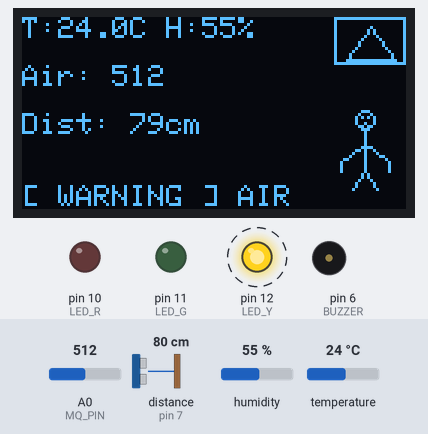
This sketch was run on a simulated Arduino Uno, built with avr-gcc and run on an emulated ATmega328P. Shown: 128×64 one-colour display, output pins drawn as LEDs (lit = HIGH), buzzer (waves = sounding, pin HIGH). Wiring (inferred from the names in the program): ultrasonic range finder: trigger pin 8; echo pin 7. Dashed ring = blinking. The inputs (shaded band) are chosen by the test bench; at power-on: distance to the obstacle (sensor on pin 7) 80 cm, A0 (MQ_PIN) = 512, humidity 55 %, temperature 24 °C. The echo pulse lasts 58.3 µs per cm; pins used as bus, display or sensor lines are not drawn.

Above: at 1.28 s.
1.3 s: distance to the obstacle (sensor on pin 7) set to 34 cm
At 1.91 s:
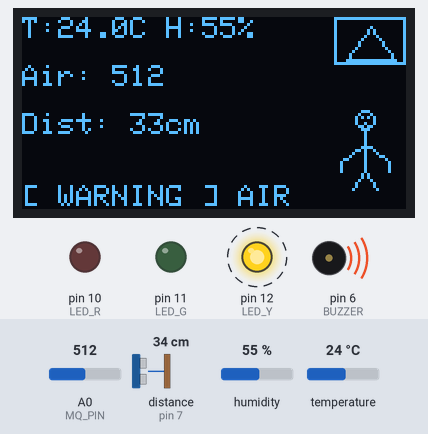
2.8 s: distance to the obstacle (sensor on pin 7) set to 28 cm
At 4.38 s:
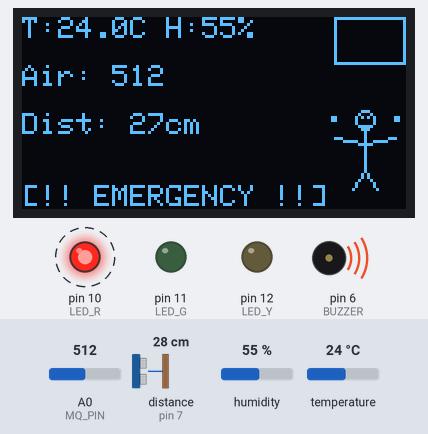
5.2 s: A0 (MQ_PIN) set to 97
At 6.59 s:
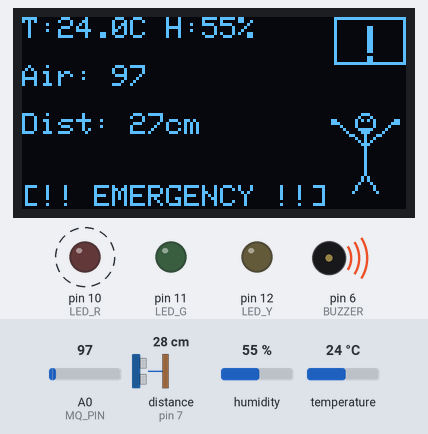
6.8 s: A0 (MQ_PIN) set to 80
At 7.14 s:
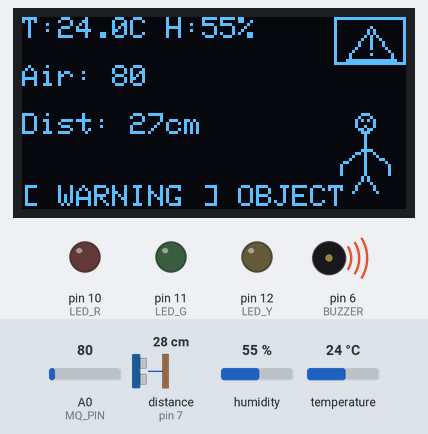
8.8 s: distance to the obstacle (sensor on pin 7) set to 35 cm
At 9.27 s:
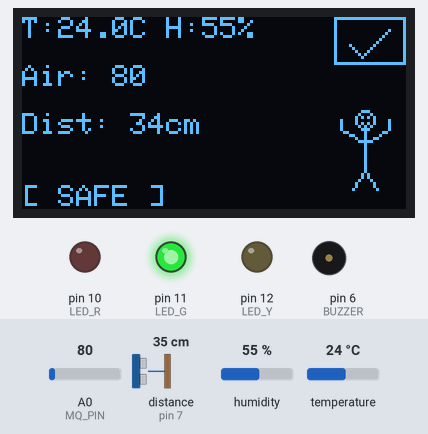
11.2 s: A0 (MQ_PIN) set to 306
At 11.4 s:
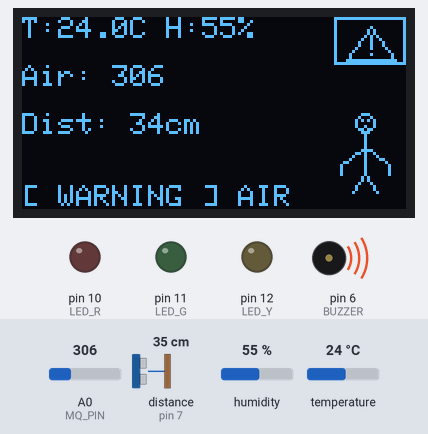
Timing chart, 0 to 13.9 s (numbered marks = the images above; inputs shaded):
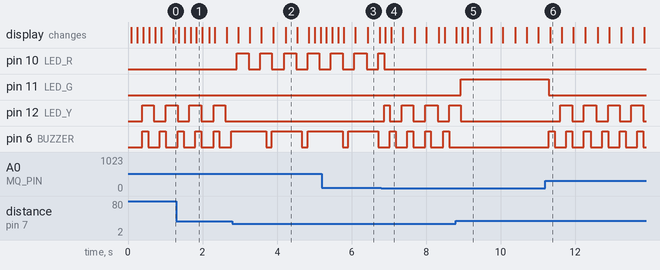

The sketch:

arduino-safety-monitor.ino
```cpp
/*
  Arduino-Safety-Monitor

  Behavior:
  - AIR >= 90        -> Yellow LED flashes + buzzer beeps
  - DIST < 30cm      -> Yellow LED flashes + buzzer beeps
  - BOTH triggered   -> Red LED flashes + long buzz

  OLED:
  - Top-right STATUS BOX (check / warning triangle / emergency !)
  - Stick figure (moved higher) with BOTH hands + visible thumbs:
      SAFE:   smiling face + BOTH thumbs UP (small bob animation)
      WARNING: frown face + BOTH thumbs DOWN (small bob animation)
      EMERGENCY: angry face + both hands "up" (panic) + visible thumbs (big)
*/

#include <Wire.h>
#include <Adafruit_GFX.h>
#include <Adafruit_SSD1306.h>
#include <DHT.h>

// ---------------- PINS ----------------
#define DHTPIN 5
#define DHTTYPE DHT11

const int LED_R = 10;
const int LED_G = 11;
const int LED_Y = 12;

const int BUZZER = 6;

const int TRIG_PIN = 8;
const int ECHO_PIN = 7;

const int MQ_PIN = A0;

// ---------------- THRESHOLDS ----------------
const int AIR_WARN_TH  = 90;
const int PROX_WARN_CM = 30;

// ---------------- OLED ----------------
#define SCREEN_WIDTH 128
#define SCREEN_HEIGHT 64
#define OLED_RESET -1

Adafruit_SSD1306 display(SCREEN_WIDTH, SCREEN_HEIGHT, &Wire, OLED_RESET);
DHT dht(DHTPIN, DHTTYPE);

// ---------------- STATES ----------------
enum State { SAFE, WARN_AIR, WARN_PROX, EMERGENCY };
State state = SAFE;

// ---------------- TIMING ----------------
unsigned long lastBeepMs  = 0;
bool beepOn = false;

unsigned long lastFlashMs = 0;
bool flashOn = false;

unsigned long lastAnimMs  = 0;
bool animFlip = false;

// ---------------- HELPERS ----------------
long readDistanceCM() {
  digitalWrite(TRIG_PIN, LOW);
  delayMicroseconds(2);
  digitalWrite(TRIG_PIN, HIGH);
  delayMicroseconds(10);
  digitalWrite(TRIG_PIN, LOW);

  unsigned long duration = pulseIn(ECHO_PIN, HIGH, 30000UL);
  if (duration == 0) return -1;
  return (long)(duration * 0.0343f / 2.0f);
}

bool readDHT(float &temp, float &hum) {
  for (int i = 0; i < 3; i++) {
    hum  = dht.readHumidity();
    temp = dht.readTemperature();
    if (!isnan(hum) && !isnan(temp)) return true;
    delay(250);
  }
  return false;
}

void updateFlash(unsigned long intervalMs) {
  if (millis() - lastFlashMs >= intervalMs) {
    flashOn = !flashOn;
    lastFlashMs = millis();
  }
}

void updateAnim(unsigned long intervalMs) {
  if (millis() - lastAnimMs >= intervalMs) {
    animFlip = !animFlip;
    lastAnimMs = millis();
  }
}

void buzzerOff() {
  digitalWrite(BUZZER, LOW);
  beepOn = false;
}

void buzzerPattern(unsigned long onMs, unsigned long offMs) {
  unsigned long waitMs = beepOn ? onMs : offMs;
  if (millis() - lastBeepMs >= waitMs) {
    beepOn = !beepOn;
    digitalWrite(BUZZER, beepOn ? HIGH : LOW);
    lastBeepMs = millis();
  }
}

// ---------------- STATUS BOX (TOP-RIGHT) ----------------
void drawStatusBox() {
  int x = 104, y = 0;
  display.drawRect(x, y, 24, 16, SSD1306_WHITE);

  if (state == SAFE) {
    display.drawLine(x + 5, y + 9,  x + 9,  y + 13, SSD1306_WHITE);
    display.drawLine(x + 9, y + 13, x + 18, y + 4,  SSD1306_WHITE);
  }
  else if (state == WARN_AIR || state == WARN_PROX) {
    display.drawTriangle(x + 12, y + 3, x + 4, y + 14, x + 20, y + 14, SSD1306_WHITE);
    if (animFlip) {
      display.drawLine(x + 12, y + 6, x + 12, y + 10, SSD1306_WHITE);
      display.drawPixel(x + 12, y + 12, SSD1306_WHITE);
    }
  }
  else {
    if (animFlip) {
      display.fillRect(x + 11, y + 3, 2, 9, SSD1306_WHITE);
      display.fillRect(x + 11, y + 13, 2, 2, SSD1306_WHITE);
    }
  }
}

// ---------------- CHARACTER (MOVED HIGHER + FACE EMOTIONS + BOTH THUMBS) ----------------
void drawCharacter() {
  // moved higher so it doesn't touch bottom status text too much
  int baseX = 114;
  int baseY = 46 + (animFlip ? 1 : 0); // gentle bob

  // head
  int headX = baseX;
  int headY = baseY - 12;
  display.drawCircle(headX, headY, 3, SSD1306_WHITE);

  // eyes
  display.drawPixel(headX - 1, headY - 1, SSD1306_WHITE);
  display.drawPixel(headX + 1, headY - 1, SSD1306_WHITE);

  // mouth (smile/frown/angry)
  if (state == SAFE) {
    // smile
    display.drawPixel(headX - 1, headY + 1, SSD1306_WHITE);
    display.drawPixel(headX,     headY + 2, SSD1306_WHITE);
    display.drawPixel(headX + 1, headY + 1, SSD1306_WHITE);
  } else if (state == WARN_AIR || state == WARN_PROX) {
    // frown
    display.drawPixel(headX - 1, headY + 2, SSD1306_WHITE);
    display.drawPixel(headX,     headY + 1, SSD1306_WHITE);
    display.drawPixel(headX + 1, headY + 2, SSD1306_WHITE);
  } else {
    // angry mouth (flat) + eyebrows
    display.drawLine(headX - 1, headY + 2, headX + 1, headY + 2, SSD1306_WHITE);
    display.drawLine(headX - 2, headY - 2, headX - 1, headY - 3, SSD1306_WHITE);
    display.drawLine(headX + 2, headY - 2, headX + 1, headY - 3, SSD1306_WHITE);
  }

  // body
  display.drawLine(baseX, baseY - 8, baseX, baseY + 5, SSD1306_WHITE);

  // legs
  display.drawLine(baseX, baseY + 5, baseX - 4, baseY + 11, SSD1306_WHITE);
  display.drawLine(baseX, baseY + 5, baseX + 4, baseY + 11, SSD1306_WHITE);

  // arms + thumbs
  if (state == SAFE) {
    // BOTH thumbs UP
    // left arm up
    display.drawLine(baseX, baseY - 4, baseX - 8, baseY - 9, SSD1306_WHITE);
    display.drawLine(baseX - 8, baseY - 9, baseX - 8, baseY - 12, SSD1306_WHITE); // thumb up
    // right arm up
    display.drawLine(baseX, baseY - 4, baseX + 8, baseY - 9, SSD1306_WHITE);
    display.drawLine(baseX + 8, baseY - 9, baseX + 8, baseY - 12, SSD1306_WHITE); // thumb up
  }
  else if (state == WARN_AIR || state == WARN_PROX) {
    // BOTH thumbs DOWN
    // left arm down
    display.drawLine(baseX, baseY - 4, baseX - 8, baseY + 2, SSD1306_WHITE);
    display.drawLine(baseX - 8, baseY + 2, baseX - 8, baseY + 5, SSD1306_WHITE); // thumb down
    // right arm down
    display.drawLine(baseX, baseY - 4, baseX + 8, baseY + 2, SSD1306_WHITE);
    display.drawLine(baseX + 8, baseY + 2, baseX + 8, baseY + 5, SSD1306_WHITE); // thumb down
  }
  else {
    // EMERGENCY: both hands up waving (alternating) + big thumbs visible
    if (animFlip) {
      // arms high
      display.drawLine(baseX, baseY - 4, baseX - 9, baseY - 12, SSD1306_WHITE);
      display.drawLine(baseX, baseY - 4, baseX + 9, baseY - 12, SSD1306_WHITE);
    } else {
      // arms out
      display.drawLine(baseX, baseY - 4, baseX - 10, baseY - 6, SSD1306_WHITE);
      display.drawLine(baseX, baseY - 4, baseX + 10, baseY - 6, SSD1306_WHITE);
    }
    // bigger thumbs (little blocks)
    display.fillRect(baseX - 11, baseY - 13, 2, 2, SSD1306_WHITE);
    display.fillRect(baseX + 10, baseY - 13, 2, 2, SSD1306_WHITE);
  }
}

// ---------------- OLED ----------------
void drawOLED(float t, float h, int air, long dist, bool dhtOk) {
  display.clearDisplay();
  display.setTextSize(1);
  display.setTextColor(SSD1306_WHITE);

  drawStatusBox();
  drawCharacter();

  display.setCursor(0, 0);
  if (dhtOk) {
    display.print("T:"); display.print(t, 1); display.print("C ");
    display.print("H:"); display.print(h, 0); display.print("%");
  } else {
    display.print("DHT ERROR");
  }

  display.setCursor(0, 16);
  display.print("Air: "); display.print(air);

  display.setCursor(0, 32);
  display.print("Dist: ");
  if (dist < 0) display.print("N/A");
  else { display.print(dist); display.print("cm"); }

  display.setCursor(0, 56);
  if (state == SAFE) display.print("[ SAFE ]");
  else if (state == WARN_AIR) display.print("[ WARNING ] AIR");
  else if (state == WARN_PROX) display.print("[ WARNING ] OBJECT");
  else display.print("[!! EMERGENCY !!]");

  display.display();
}

// ---------------- OLED INIT ----------------
bool initOLED() {
  if (display.begin(SSD1306_SWITCHCAPVCC, 0x3C)) return true;
  delay(50);
  if (display.begin(SSD1306_SWITCHCAPVCC, 0x3D)) return true;
  return false;
}

// ---------------- SETUP ----------------
void setup() {
  pinMode(LED_G, OUTPUT);
  pinMode(LED_Y, OUTPUT);
  pinMode(LED_R, OUTPUT);
  pinMode(BUZZER, OUTPUT);

  pinMode(TRIG_PIN, OUTPUT);
  pinMode(ECHO_PIN, INPUT);

  dht.begin();
  Wire.begin();

  if (!initOLED()) {
    while (true) {
      digitalWrite(LED_R, HIGH); delay(150);
      digitalWrite(LED_R, LOW);  delay(150);
    }
  }

  buzzerOff();
}

// ---------------- LOOP ----------------
void loop() {
  updateAnim(180);

  float hum = -1, temp = -1;
  bool dhtOk = readDHT(temp, hum);

  int air = analogRead(MQ_PIN);
  long dist = readDistanceCM();

  bool airWarn  = (air >= AIR_WARN_TH);
  bool proxWarn = (dist >= 0 && dist < PROX_WARN_CM);

  if (airWarn && proxWarn) state = EMERGENCY;
  else if (airWarn)        state = WARN_AIR;
  else if (proxWarn)       state = WARN_PROX;
  else                     state = SAFE;

  switch (state) {
    case SAFE:
      digitalWrite(LED_G, HIGH);
      digitalWrite(LED_Y, LOW);
      digitalWrite(LED_R, LOW);
      buzzerOff();
      break;

    case WARN_AIR:
    case WARN_PROX:
      updateFlash(250);
      digitalWrite(LED_G, LOW);
      digitalWrite(LED_R, LOW);
      digitalWrite(LED_Y, flashOn ? HIGH : LOW);
      buzzerPattern(120, 250);
      break;

    case EMERGENCY:
      updateFlash(180);
      digitalWrite(LED_G, LOW);
      digitalWrite(LED_Y, LOW);
      digitalWrite(LED_R, flashOn ? HIGH : LOW);
      buzzerPattern(800, 120);
      break;
  }

  drawOLED(temp, hum, air, dist, dhtOk);
  delay(120);
}
```

Measured:
- the behaviour switches between 31 and 30 cm on distance to the obstacle (sensor on pin 7) (found by bisection; images 1 and 2)
- the behaviour switches between 90 and 89 on A0 (MQ_PIN) (found by bisection; images 3 and 4)
- after the input at 2.8 s, pin 10 (LED_R): alternates HIGH for 0.31 s and LOW for 0.31 s, starting after 0.12 s; pin 12 (LED_Y): stops changing and stays LOW; pin 6 (BUZZER): alternates HIGH for 0.80 s and LOW for 0.16 s, starting after 0.90 s; the display: changes after 0.16 s (image 2)
- after the input at 6.8 s, pin 12 (LED_Y): LOW → HIGH after 0.07 s, then repeats every 0.63 s: LOW 0.31 s, HIGH 0.31 s; pin 6 (BUZZER): alternates HIGH for 0.16 s and LOW for 0.31 s, starting after 0.23 s; the display: first changes after 0.11 s (image 4 shows a later state)
- after the input at 8.8 s, pin 11 (LED_G): LOW → HIGH after 0.13 s; pin 12 (LED_Y): goes on until 8.9 s, then stays LOW; pin 6 (BUZZER): stops changing and stays LOW; the display: first differs from a run without the input after 0.17 s (image 5 shows a later state)
- after the input at 11.2 s, pin 11 (LED_G): HIGH → LOW after 0.09 s; pin 12 (LED_Y): alternates HIGH for 0.31 s and LOW for 0.31 s, starting after 0.40 s; pin 6 (BUZZER): alternates HIGH for 0.16 s and LOW for 0.31 s, starting after 0.09 s; the display: changes after 0.12 s (image 6)
- by itself, pin 12 (LED_Y): alternates HIGH for 0.31 s and LOW for 0.33 s
- by itself, pin 6 (BUZZER): alternates HIGH for 0.16 s and LOW for 0.31 s
